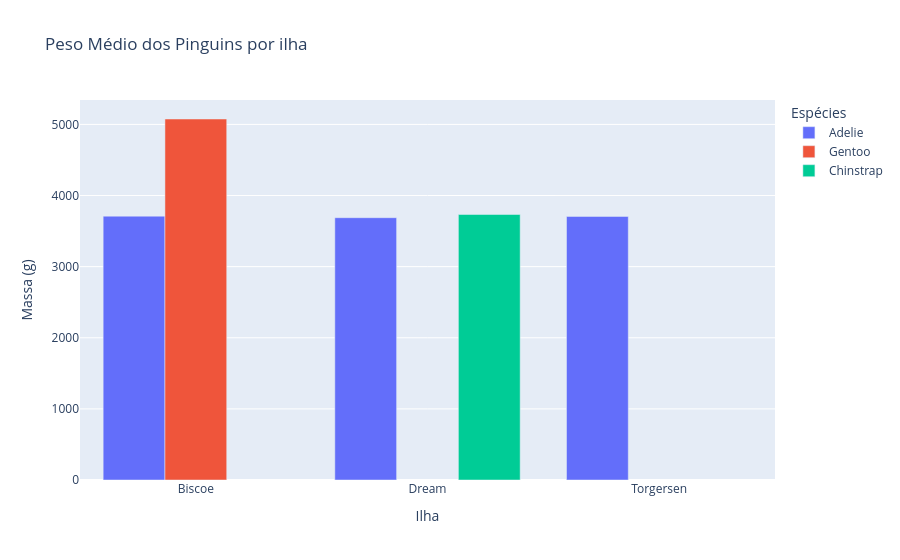

Write notebook code for a chart like this one.
### Code cell
fig = (
    px.bar(
        dfg
        , x="Ilha"
        , y="Massa (g)"
        , color='Espécies'
        , title="Peso Médio dos Pinguins por ilha"
        , barmode="group"
    )
)

fig.show()

### Figure 1 — Plotly figure (JSON) as saved in the notebook; plotly's stock layout.template omitted (floating-point values rounded to 4 significant figures)
{"data": [{"alignmentgroup": "True", "hovertemplate": "Espécies=Adelie<br>Ilha=%{x}<br>Massa (g)=%{y}<extra></extra>", "legendgroup": "Adelie", "marker": {"color": "#636efa", "pattern": {"shape": ""}}, "name": "Adelie", "offsetgroup": "Adelie", "orientation": "v", "showlegend": true, "textposition": "auto", "type": "bar", "x": ["Biscoe", "Dream", "Torgersen"], "xaxis": "x", "y": [3710.0, 3688.0, 3706.0], "yaxis": "y"}, {"alignmentgroup": "True", "hovertemplate": "Espécies=Gentoo<br>Ilha=%{x}<br>Massa (g)=%{y}<extra></extra>", "legendgroup": "Gentoo", "marker": {"color": "#EF553B", "pattern": {"shape": ""}}, "name": "Gentoo", "offsetgroup": "Gentoo", "orientation": "v", "showlegend": true, "textposition": "auto", "type": "bar", "x": ["Biscoe"], "xaxis": "x", "y": [5076.0], "yaxis": "y"}, {"alignmentgroup": "True", "hovertemplate": "Espécies=Chinstrap<br>Ilha=%{x}<br>Massa (g)=%{y}<extra></extra>", "legendgroup": "Chinstrap", "marker": {"color": "#00cc96", "pattern": {"shape": ""}}, "name": "Chinstrap", "offsetgroup": "Chinstrap", "orientation": "v", "showlegend": true, "textposition": "auto", "type": "bar", "x": ["Dream"], "xaxis": "x", "y": [3733.0], "yaxis": "y"}], "layout": {"barmode": "group", "legend": {"title": {"text": "Espécies"}, "tracegroupgap": 0}, "title": {"text": "Peso Médio dos Pinguins por ilha"}, "xaxis": {"anchor": "y", "domain": [0, 1], "title": {"text": "Ilha"}}, "yaxis": {"anchor": "x", "domain": [0, 1], "title": {"text": "Massa (g)"}}}}
